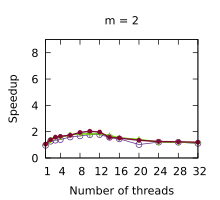

This chart was generated by the following gnuplot code:
set title "m = 2"
set terminal pdf size 2.2,2.0
set output "./results/LUD_n___256,_m___2.pdf"
set key off
set xrange [1:32]
set xtics (1, 4, 8, 12, 16, 20, 24, 28, 32)
set xlabel "Number of threads"
set yrange [0:9]
set ytics (0, 2, 4, 6, 8)
set ylabel "Speedup"
plot './results/LUD_n___256,_m___2.dat' using 1:2 title "Work stealing" pointsize 0.7 lw 1 pt 6 linecolor rgb "#5B2182" with linespoints, \
  './results/LUD_n___256,_m___2.dat' using 1:3 title "Multi-atomics 64 32" pointsize 0.7 lw 2 pt 1 linecolor rgb "#64D000" with linespoints, \
  './results/LUD_n___256,_m___2.dat' using 1:4 title "WorkAssisting 32" pointsize 0.4 lw 2 pt 7 linecolor rgb "#800A35" with linespoints
